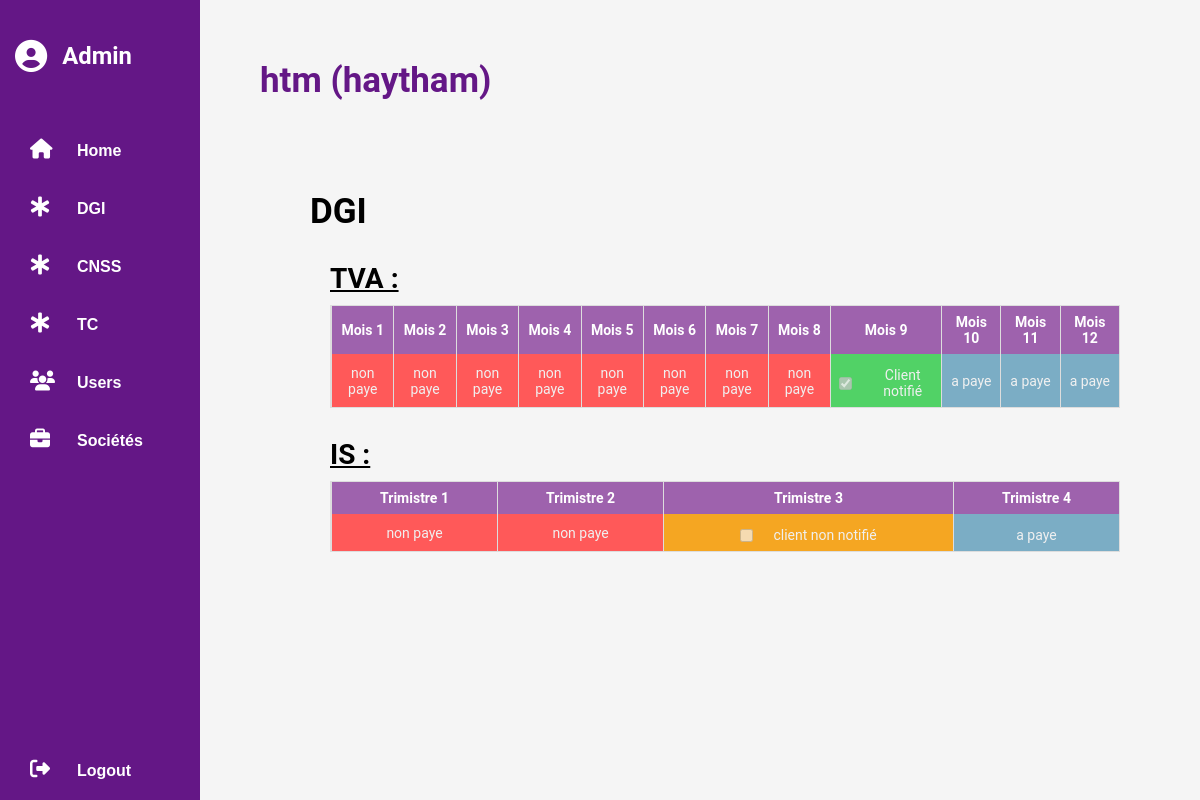
/admin/admin-society.php?id=1 (signed in), run on the app's committed database.
### tables this page shows
CREATE TABLE IF NOT EXISTS `society` (
  `id` int NOT NULL AUTO_INCREMENT,
  `name` varchar(50) NOT NULL,
  PRIMARY KEY (`id`)
);

CREATE TABLE IF NOT EXISTS `user_society` (
  `id` int NOT NULL AUTO_INCREMENT,
  `id_user` int NOT NULL,
  `id_society` int NOT NULL,
  PRIMARY KEY (`id`),
  KEY `id_society` (`id_society`),
  KEY `id_user` (`id_user`)
);

CREATE TABLE IF NOT EXISTS `users` (
  `id` int NOT NULL AUTO_INCREMENT,
  `username` varchar(50) NOT NULL,
  `password` varchar(50) NOT NULL,
  `isAdmin` tinyint(1) NOT NULL,
  PRIMARY KEY (`id`)
);

CREATE TABLE IF NOT EXISTS `tva_mens` (
  `id` int NOT NULL AUTO_INCREMENT,
  `id_society` int NOT NULL,
  `notified` tinyint(1) NOT NULL,
  `paied` tinyint(1) NOT NULL,
  `month` int NOT NULL,
  `year` int NOT NULL,
  `file` varchar(100) DEFAULT NULL,
  PRIMARY KEY (`id`),
  KEY `id_society` (`id_society`)
);

CREATE TABLE IF NOT EXISTS `i_s` (
  `id` int NOT NULL AUTO_INCREMENT,
  `id_society` int NOT NULL,
  `notified` tinyint(1) NOT NULL,
  `paied` tinyint(1) NOT NULL,
  `trimester` int NOT NULL,
  `year` int NOT NULL,
  `file` varchar(100) DEFAULT NULL,
  PRIMARY KEY (`id`),
  KEY `id_society` (`id_society`)
);

### admin/admin-society.php (the view, shortened to what this page needs)
<?php
include '../includes/header-admin.php';
$society = $db->query('SELECT * FROM society where id = ' . $_GET['id'])->fetch();
$name = $society['name'];
$user = $db->query('SELECT * FROM users u JOIN user_society us on us.id_user = u.id WHERE id_society = ' . $_GET['id'])->fetch();
if ($user) {
    $user_name = $user['username'];
} else {
    $user_name = "None";
}
$isTva_mens = $db->query('SELECT * FROM tva_mens where id_society = ' . $_GET['id'])->rowCount() > 0;
$isTva_tri = $db->query('SELECT * FROM tva_tri where id_society = ' . $_GET['id'])->rowCount() > 0;
$isSalarier = $db->query('SELECT * FROM salarier where id_society = ' . $_GET['id'])->rowCount() > 0;
$isFoncier = $db->query('SELECT * FROM foncier where id_society = ' . $_GET['id'])->rowCount() > 0;
$isCs = $db->query('SELECT * FROM cs where id_society = ' . $_GET['id'])->rowCount() > 0;
$isIs = $db->query('SELECT * FROM i_s where id_society = ' . $_GET['id'])->rowCount() > 0;
?>
<main>
    <div class="container">
        <div class="header">
            <h1><?php echo $name . ' (' . $user_name . ')' ?></h1>
        </div>
        <div class="content">
            <?php
            if ($isTva_mens || $isTva_tri || $isSalarier || $isFoncier || $isCs) {
                echo '<h2>DGI</h2>';
            }
            if ($isTva_mens) {
                echo '<div class="DGI-society-page">';
                echo '<p class="society-page-title">TVA :</p>';
                echo '<form action="" method="post" enctype="multipart/form-data">';
                echo '<table class="society-page-table">';
                echo '<tr>';
                for ($i = 1; $i <= 12; $i++) {
                    echo '<th>Mois ' . $i . '</th>';
                }
                echo '</tr>';
                $date = new DateTime();
                $tva = $db->query('SELECT * FROM tva_mens where year = ' . $date->format('Y') . ' and id_society = ' . $_GET['id'] . ' ORDER BY month ASC');
                echo '<tr>';
                while ($tva_month = $tva->fetch()) {
                    if ($tva_month['month'] > $date->format('m')) {
                        echo '<td class="a-paye">a paye</td>';
                    }
                    elseif ($date->format('n') == $tva_month['month']) {
                        if ($date->format('j') < 5) {
                            echo '<td class="payement-month">
                                <div class="payement-content">
                                    <div class="payement-month-container">
                                        <input type="checkbox" id="notified" name="notified"';
                            if ($tva_month['notified'] == 1) {
                                echo 'checked disabled>
                                        <label for="notified">Client notifié</label>';
                            } else {
                                echo 'disabled>
                                        <label for="notified">Client non notifié</label>';
                            }
                            echo '
                                    </div>
                                </div>
                                </div>
                                </td>';
                        }
                    } else {
                        if ($tva_month['paied'] == 1)
                            echo '
                                <td class="paye">
                                <div class="payement-content">
                                    <a href="../download.php?id=' . $tva_month['id'] . '">' . $tva_month['file'] . '</a>
                                </div>
                                </td>';
                        else
                            echo '
                                <td class="non-paye">
                                <div class="payement-content">
                                    non paye
                                </div>
                                </div>
                                </td>';
                    }
                }
            }
            if ($isIs) {
                echo '<div class="DGI-society-page">';
                echo '<p class="society-page-title">IS :</p>';
                echo '<form action="" method="post" enctype="multipart/form-data">';
                echo '<table class="society-page-table">';
                echo '<tr>';
                for ($i = 1; $i <= 4; $i++) {
                    echo '<th>Trimistre ' . $i . '</th>';
                }
                echo '</tr>';
                $date = new DateTime();
                $is = $db->query('SELECT * FROM i_s where year = ' . $date->format('Y') . ' and id_society = ' . $_GET['id'] . ' ORDER BY trimester ASC');
                echo '<tr>';
                while ($is_month = $is->fetch()) {
                    switch ($is_month['trimester']) {
                        case 1:
                            if ($date->format('m') > 3) {
                                if ($is_month['paied'] == 1)
                                    echo '
                                        <td class="paye">
                                        <div class="payement-content">
                                            <a href="../download.php?id=' . $is_month['id'] . '">' . $is_month['file'] . '</a>
                                        </div>
                                        </td>';
                                else
                                    echo '
                                        <td class="non-paye">
                                        <div class="payement-content">
                                            non paye
                                        </div>
                                        </div>
                                        </td>';
                            }
                            break;
                        case 2:
                            if ($date->format('m') < 4) {
                                echo '<td class="a-paye">
                                        <div class="payement-month-container"> a paye </div>
                                    </td>';
                            } elseif ($date->format('m') > 6) {
                                if ($is_month['paied'] == 1)
                                    echo '
                                        <td class="paye">
                                        <div class="payement-content">
                                            <a href="../download.php?id=' . $is_month['id'] . '">' . $is_month['file'] . '</a>
                                        </div>
                                        </td>';
                                else
                                    echo '
                                        <td class="non-paye">
                                        <div class="payement-content">
                                            non paye
                                        </div>
                                        </div>
                                        </td>';
                            }
                            break;
                        case 3:
                            if ($date->format('m') < 7) {
                                echo '<td class="a-paye">
                                        <div class="payement-month-container"> a paye </div>
                                    </td>';
                            } elseif ($date->format('m') > 7) {
                                if ($is_month['paied'] == 0) {
                                    if ($is_month['notified'] == 1) {
                                        echo '
                                            <td class="payement-month">
                                            <div class="payement-content">
                                                <div class="payement-month-container">
                                                    <input type="checkbox" id="is_notified" name="is_notified" checked disabled>
                                                    <label for="is_notified">client notifié</label>
                                                </div>
                                            ';
                                    } else {
                                        echo '
                                            <td class="payement-month-alert">
                                            <div class="payement-content">
                                                <div class="payement-month-container">
                                                    <input type="checkbox" id="is_notified" name="is_notified" disabled>
                                                    <label for="is_notified">client non notifié</label>
                                                </div>
                                            ';
                                    }
                                    echo '
                                        </div>
                                        </td>';
                                }
                            }
                            break;
                        case 4:
                            if ($date->format('m') < 10) {
                                echo '<td class="a-paye">
                                        <div class="payement-month-container"> a paye </div>
                                    </td>';
                            }
                            break;
                    }
                }
            }
            ?>
</main>

### includes/header-admin.php (shortened to what this page needs)
<!DOCTYPE html>
<html lang="en">
<head>
    <link rel="stylesheet" href="../css/admin-style.css">
    <link rel="stylesheet" href="https://cdnjs.cloudflare.com/ajax/libs/font-awesome/6.1.1/css/all.min.css" />
</head>
<body>
    <div class="sidebar">
        <div class="sidebar-header">
            <i class="fas fa-user-circle"></i>
            <h3>Admin</h3>
        </div>
        <ul>
            <a href="../index.php">
                <li><i class="fa-solid fa-house"></i>Home</li>
            </a>
            <a href="admin-DGI.php">
                <li><i class="fa-solid fa-star-of-life"></i>DGI</li>
            </a>
            <a href="admin-CNSS.php">
                <li><i class="fa-solid fa-star-of-life"></i>CNSS</li>
            </a>
            <a href="admin-TC.php">
                <li><i class="fa-solid fa-star-of-life"></i>TC</li>
            </a>
            <a href="admin-users.php">
                <li><i class="fa-solid fa-users"></i>Users</li>
            </a>
            <a href="admin-society-manage.php">
                <li><i class="fa-solid fa-briefcase"></i>Sociétés</li>
            </a>
            <a href="../logout.php">
                <li class="logout"><i class="fa-solid fa-right-from-bracket"></i>Logout</li>
            </a>
        </ul>
    </div>
</body>
</html>

### css/admin-style.css (style rules this page uses)
* { margin: 0; padding: 0; box-sizing: border-box; }
body { font-family: 'Roboto', sans-serif; font-size: 14px; background: #f5f5f5; }
.sidebar { position: fixed; top: 0; left: 0; width: 200px; height: 100%; background: #641786; z-index: 1; }
.sidebar-header { padding: 40px; padding-left: 15px; color: #fff; display: flex; align-items: center; gap: 15px; }
.sidebar-header i { font-size: 2.3em; }
.sidebar-header h3 { font-size: 1.7em; }
.sidebar ul { list-style: none; padding: 10px; }
.sidebar ul li { display: flex; gap: 17px; padding: 20px; font: bold 16px sans-serif; color: #fff; cursor: pointer; transition: 0.3s; }
.sidebar ul li i { color: #fff; width: 30px; font-size: 20px; margin-top: -3px; transition: 0.3s; }
.sidebar ul a { text-decoration: none; }
.logout { position: absolute; bottom: 0; }
main { position: absolute; top: 0; left: 200px; width: calc(100% - 200px); height: 100%; }
.header h1 { font-size: 2.5em; font-weight: bold; color: #641786; margin-bottom: 20px; }
.container { height: 100%; padding: 60px; }
.header { display: flex; justify-content: space-between; width: calc(100% - 150px); gap: 30px; }
.content { margin-top: 70px; padding-left: 50px; display: flex; flex-direction: column; justify-content: center; gap: 30px; padding-bottom: 50px; }
.content h2 { font-size: 2.5em; }
.DGI-society-page { display: flex; flex-direction: column; gap: 10px; padding: 0 20px; }
.society-page-title { width: 100%; text-decoration: underline; font-size: 2em; font-weight: bold; }
.society-page-table { width: 100%; border-spacing: 0; border: 1px solid #ddd; }
.society-page-table th, .society-page-table td { text-align: center; padding: 8px; height: 30px; max-width: 150px; color: rgb(240, 240, 240); border-left: 1px solid #ddd; }
.society-page-table th { background-color: #9e62ad; color: white; }
.payement-month { background: #51D266; }
.payement-month-alert { background: #F5A622; }
.payement-month-container { display: flex; flex-direction: row; align-items: center; justify-content: center; width: 100%; text-decoration: none; margin-top: 5px; gap: 20px; }
.non-paye { background: #FF5959; }
.a-paye { background: #7BADC5; }

### data on the page
society: name "htm"
user_society: id_user.username "haytham"
tva_mens: month "non paye"
tva_mens: month "non paye"
tva_mens: month "non paye"
tva_mens: month "non paye"
tva_mens: month "non paye"
tva_mens: month "non paye"
tva_mens: month "non paye"
tva_mens: month "non paye"
tva_mens: notified "☑", shows "Client notifié"
tva_mens: month "a paye"
tva_mens: month "a paye"
tva_mens: month "a paye"
i_s: trimester "non paye"
i_s: trimester "non paye"
i_s: trimester "a paye"
